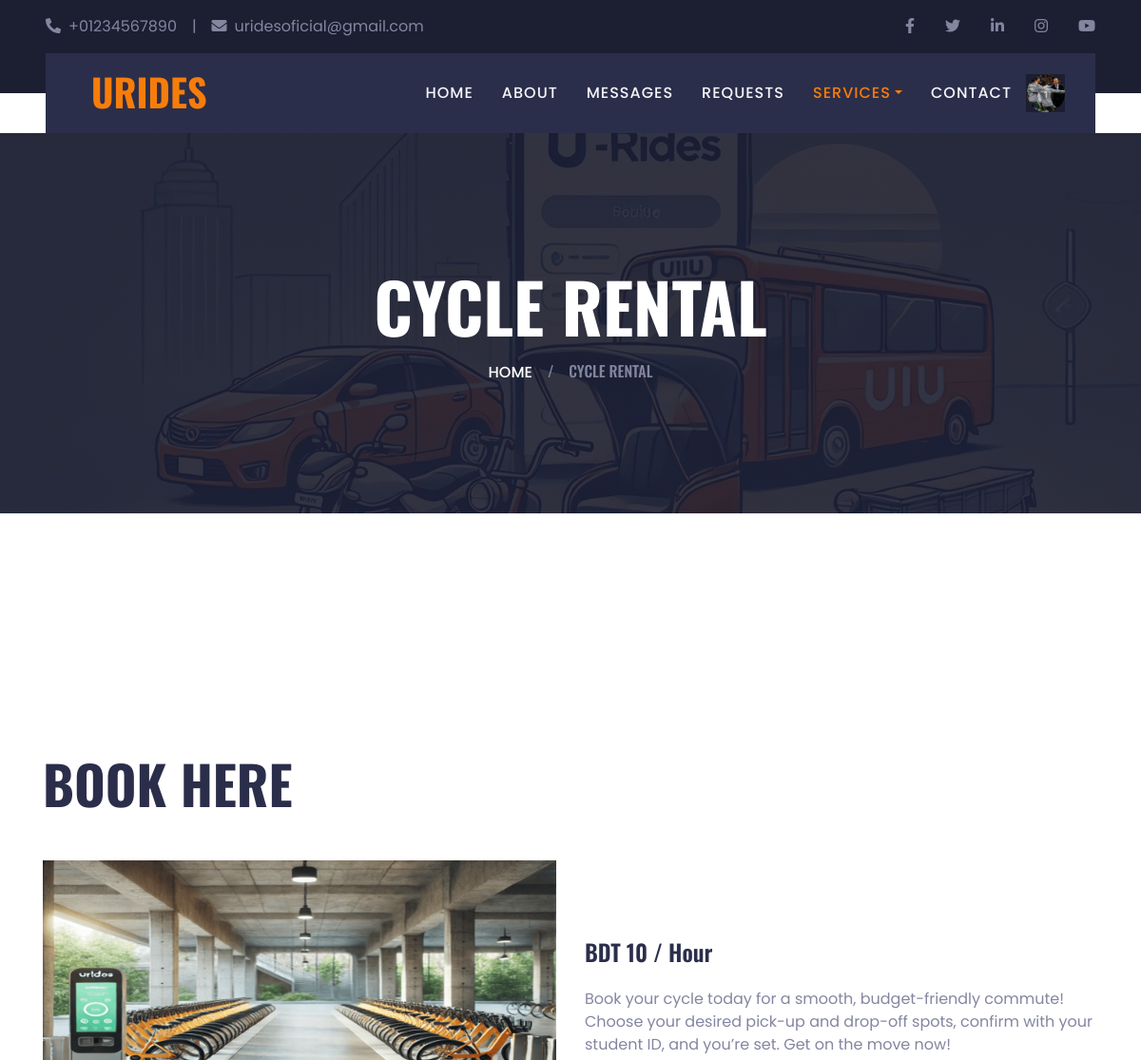
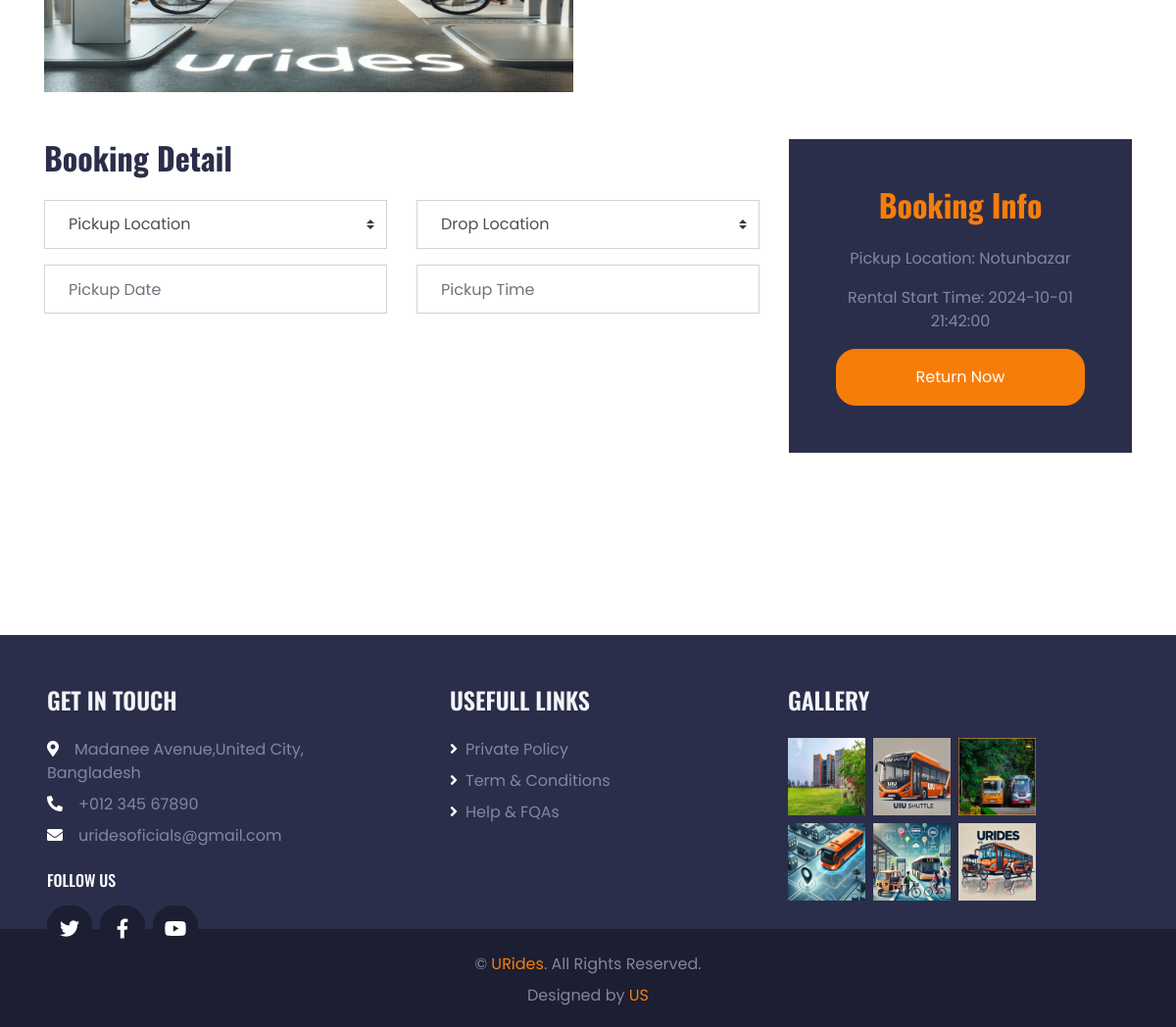
Screenshot of /booking.php (signed in) with the database file from the repository (2 pictures, top to bottom).
### tables this page shows
CREATE TABLE `cycle_rentals` (
  `rental_id` int(11) NOT NULL,
  `user_id` int(11) DEFAULT NULL,
  `cycle_id` int(11) DEFAULT NULL,
  `rental_start_time` datetime NOT NULL,
  `rental_end_time` datetime DEFAULT NULL,
  `status` enum('rented','returned') NOT NULL,
  `phone` varchar(11) NOT NULL
);

CREATE TABLE `cycles` (
  `cycle_id` int(11) NOT NULL,
  `location` varchar(255) NOT NULL,
  `is_available` tinyint(4) NOT NULL
);

### profileDropdown.php (the view, shortened to what this page needs)
<?php
$profile_photo = $_SESSION['profile_photo'] ?? 'img/default.jpg';
if ($profile_photo !== 'img/default.jpg' && strpos($profile_photo, 'uploads/') === false) {
    $profile_photo = 'uploads/' . $profile_photo;
}
?>
<div class="d-flex">
    <div id="navdrop" class="btn-dark">
        <div class="drop-btn">
            <a id="menu" tooltipped="" href="#!">
                <img src="<?php echo htmlspecialchars($profile_photo); ?>" class="profilePicture"
                    style="cursor: pointer !important; border-radius:100%; object-fit:cover; width:40px; height: 40px; margin-left: 1px;">
            </a>
        </div>
    </div>
</div>

### booking.php (shortened to what this page needs)
<?php
include 'connect.php';
$user_id = $_SESSION['user_id'];
$check_active_rental = "SELECT r.*, c.location FROM cycle_rentals r
                        JOIN cycles c ON r.cycle_id = c.cycle_id
                        WHERE r.user_id = '$user_id' AND r.status = 1";
$active_rental_result = mysqli_query($conn, $check_active_rental);
$has_active_rental = mysqli_num_rows($active_rental_result) > 0;
?>
<!DOCTYPE html>
<html lang="en">
<head>
    <link rel="stylesheet" href="css/profileStyle.css">
    <link href="https://cdnjs.cloudflare.com/ajax/libs/font-awesome/5.15.0/css/all.min.css" rel="stylesheet">
    <link href="lib/owlcarousel/assets/owl.carousel.min.css" rel="stylesheet">
    <link href="lib/tempusdominus/css/tempusdominus-bootstrap-4.min.css" rel="stylesheet" />
    <link href="css/bootstrap.min.css" rel="stylesheet">
    <link href="css/style.css" rel="stylesheet">
</head>
<body>
    <?php
        include 'topbar.php';
    ?>
       <div class="container-fluid position-relative nav-bar p-0">
        <div class="position-relative px-lg-5" style="z-index: 9;">
            <nav class="navbar navbar-expand-lg bg-secondary navbar-dark py-3 py-lg-0 pl-3 pl-lg-5">
                <a href="home.php" class="navbar-brand">
                    <h1 class="text-uppercase text-primary mb-1">URides</h1>
                </a>
                <div class="collapse navbar-collapse justify-content-between px-3" id="navbarCollapse">
                    <div class="navbar-nav ml-auto py-0">
                        <a href="home.php" class="nav-item nav-link">Home</a>
                        <a href="about.php" class="nav-item nav-link">About</a>
                        <a href="chat_inbox.php" class="nav-item nav-link">Messages</a>
                        <a href="requests.php" class="nav-item nav-link">Requests</a>
                        <div class="nav-item dropdown">
                            <a href="#" class="nav-link dropdown-toggle active" data-toggle="dropdown">Services</a>
                        </div>
                        <a href="contact.php" class="nav-item nav-link">Contact</a>
                         <?php
                            include 'profileDropdown.php';
                        ?>
                    </div>
                </div>
            </nav>
        </div>
    </div>
    <div class="container-fluid page-header">
        <h1 class="display-3 text-uppercase text-white mb-3">Cycle Rental</h1>
        <div class="d-inline-flex text-white">
            <h6 class="text-uppercase m-0"><a class="text-white" href="home.php">Home</a></h6>
            <h6 class="text-body m-0 px-3">/</h6>
            <h6 class="text-uppercase text-body m-0">Cycle Rental</h6>
        </div>
    </div>
    <div class="container-fluid pt-5">
    <div class="container pt-5 pb-3">
        <h1 class="display-4 text-uppercase mb-5 text-left">Book Here</h1>
        <div class="row align-items-center pb-2">
            <div class="col-lg-6 mb-4">
                <img class="img-fluid" src="img/cycleS.png" alt="">
            </div>
            <div class="col-lg-6 mb-4" style="text-align: left;">
                <h4 class="mb-2">BDT 10 / Hour</h4>
                <p>Book your cycle today for a smooth, budget-friendly commute! Choose your desired pick-up and drop-off spots, confirm with your student ID, and you’re set. Get on the move now!</p>
            </div>
        </div>
    </div>
</div>
    <div class="container-fluid pb-5">
        <div class="container">
            <div class="row">
                <div class="col-lg-8">
                    <form action="" method="POST">
                        <h2 class="mb-4 text-left">Booking Detail</h2>
                        <div class="mb-5">
                            <div class="row">
                                <div class="col-6 form-group">
                                    <select name="pickup_location" class="custom-select px-4" style="height: 50px;" required>
                                        <option selected disabled>Pickup Location</option>
                                    </select>
                                </div>
                                <div class="col-6 form-group">
                                    <select name="drop_location" class="custom-select px-4" style="height: 50px;" required>
                                        <option selected disabled>Drop Location</option>
                                    </select>
                                </div>
                            </div>
                            <div class="row">
                                <div class="col-6 form-group">
                                    <div class="date" id="date2" data-target-input="nearest">
                                        <input type="text" name="pickup_date" class="form-control p-4 datetimepicker-input" placeholder="Pickup Date" data-target="#date2" data-toggle="datetimepicker" required />
                                    </div>
                                </div>
                                <div class="col-6 form-group">
                                    <div class="time" id="time2" data-target-input="nearest">
                                        <input type="text" name="pickup_time" class="form-control p-4 datetimepicker-input" placeholder="Pickup Time" data-target="#time2" data-toggle="datetimepicker" required />
                                    </div>
                                </div>
                            </div>
                        </div>
                    </form>
                </div>
                <div class="col-lg-4">
                    <div class="bg-secondary p-5 mb-5">
                        <h2 class="text-primary mb-4">Booking Info</h2>
                        <?php if ($has_active_rental) {
                            $rental = mysqli_fetch_assoc($active_rental_result); ?>
                            <p>Pickup Location: <?php echo $rental['location']; ?></p>
                            <p>Rental Start Time: <?php echo $rental['rental_start_time']; ?></p>
                            <form action="" method="POST">
                                <button type="submit" name="return_cycle" class="btn btn-block btn-primary py-3">Return Now</button>
                            </form>
                        <?php } else { ?>
                            <button class="btn btn-block btn-primary py-3" disabled>No active rental</button>
                        <?php } ?>
                    </div>
                </div>
            </div>
        </div>
    </div>
        <?php
            include 'footer.php';
        ?>
</body>
</html>

### css/profileStyle.css (style rules this page uses)
* { margin: 0; padding: 0; box-sizing: border-box; user-select: none; font-family: 'Poppins', sans-serif; }
.container { max-width: 1200px; text-align: center; margin: auto; }
.container h1 { --secondary: #2B2E4A; margin-top: 4rem; }
.container h1, .container h2, .container h3, .container h4, .container h5, .container h6, .container a { --secondary: #2B2E4A; }
.d-flex { display: flex; }
#menu { text-decoration: none; display: flex; align-items: center; background: transparent !important; padding: 0 !important; border-radius: 50%; box-shadow: none !important; }
#navdrop { position: relative; width: fit-content; margin: auto; }
#navdrop .drop-btn { background: transparent !important; padding: 0 !important; border-radius: 50% !important; box-shadow: none !important; }

### css/style.css (style rules this page uses)
:root { --primary: #F77D0A; --secondary: #2B2E4A; --light: #F4F5F8; --dark: #1C1E32; }
h1, h2, .font-weight-bold { font-weight: 700 !important; }
h3, h4, .font-weight-semi-bold { font-weight: 600 !important; }
h5, h6, .font-weight-medium { font-weight: 500 !important; }
.nav-bar::before { position: absolute; content: ""; width: 100%; height: 50%; top: 0; left: 0; background: var(--dark); }
.nav-bar::after { position: absolute; content: ""; width: 100%; height: 50%; bottom: 0; left: 0; background: #ffffff; }
.navbar-dark .navbar-nav .nav-link { padding: 30px 15px; font-size: 16px; font-weight: 500; letter-spacing: 1px; text-transform: uppercase; color: var(--light); outline: none; }
.navbar-dark .navbar-nav .nav-link:hover, .navbar-dark .navbar-nav .nav-link.active { color: var(--primary); }
.page-header { height: 400px; margin-bottom: 90px; display: flex; flex-direction: column; align-items: center; justify-content: center; background: linear-gradient(rgba(28, 30, 50, .9), rgba(28, 30, 50, .9)), url(../img/header_bg.jpg); background-attachment: fixed; }

### booking.php (style rules this page uses)
.btn { border-radius: 20px; margin-right: 10px; }

### rows the page displays
cycle_rentals: cycle.location "Notunbazar", rental_start_time "2024-10-01 21:42:00"
